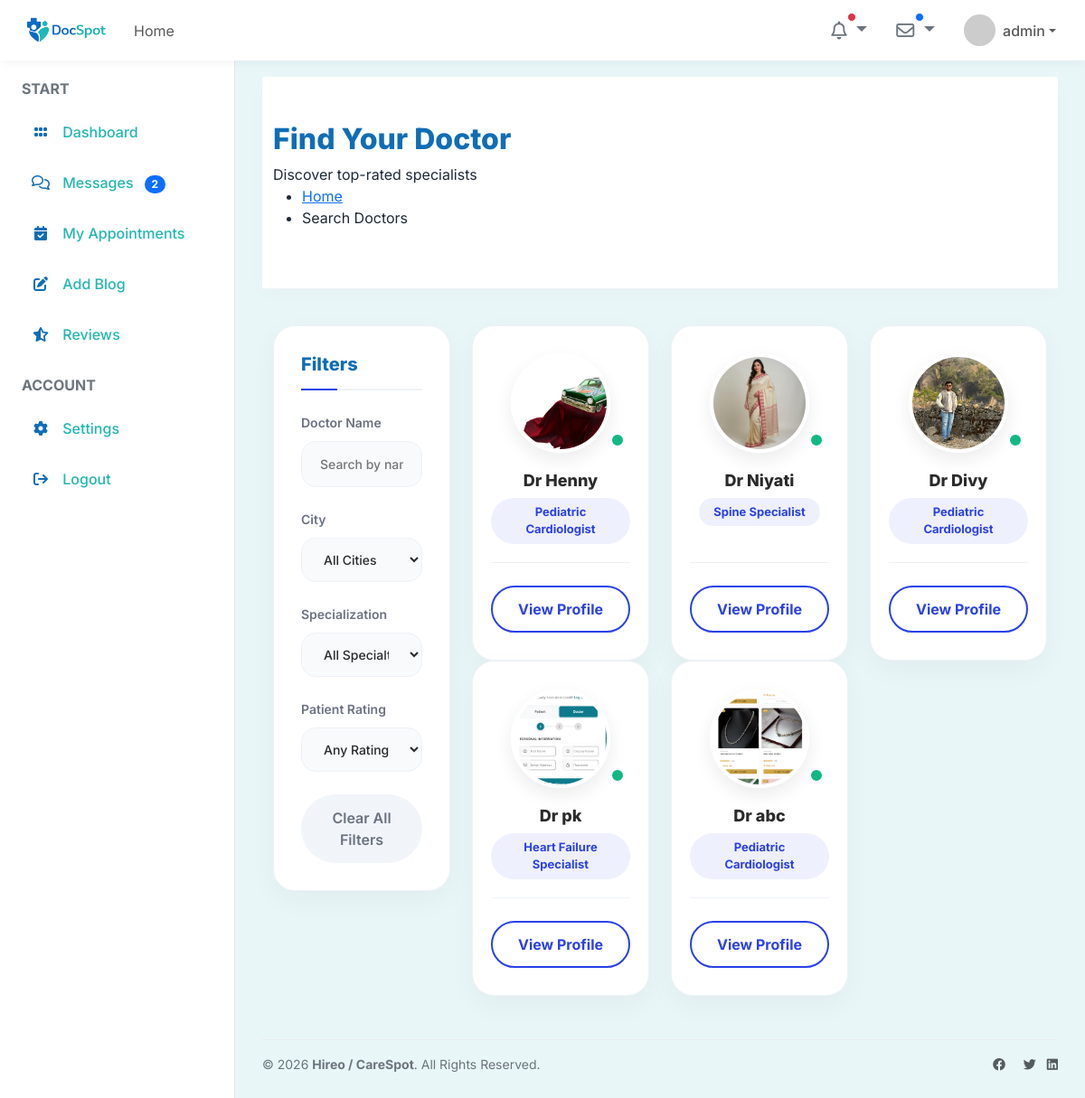
The app's page /doctorSearch/ (signed in) with its own data.
### user/models.py (models this page shows, shortened)
class tblDoctor(models.Model):
    doctorID=models.AutoField(primary_key=True)
    userID=models.ForeignKey(tblUser,on_delete=models.CASCADE)
    displayName=models.TextField(max_length=50)
    displayContact=models.TextField(max_length=15)
    bio=models.TextField(max_length=500)
    subcategoryID=models.ForeignKey(tblSubcategory,on_delete=models.CASCADE)
    displayAddress=models.TextField(max_length=100)
    mode=models.IntegerField(default=1)

class tblUser(models.Model):
    userID=models.AutoField(primary_key=True)
    userName=models.TextField(max_length=50)
    password=models.TextField(max_length=10)
    registrationDT=models.DateTimeField(auto_now_add=True)
    profilePic=models.ImageField(upload_to='images/')
    email=models.TextField(max_length=100)
    mobileNumber=models.TextField(max_length=15)
    cityID=models.ForeignKey(tblCity,on_delete=models.CASCADE)
    IsDoctor=models.BooleanField(default=False)

class tblSubcategory(models.Model):
    subcategoryID=models.AutoField(primary_key=True)
    subcategoryName=models.TextField(max_length=50)
    CategoryID=models.ForeignKey(tblCategory,on_delete=models.CASCADE)

### user/views.py (the view)
# urls.py: path('doctorSearch/',views.doctorSearch , name='doctorSearch'),
def doctorSearch(request):
    if 'user_id' not in request.session:
        return redirect('Login')
    query = request.POST.get('q', '') or request.GET.get('q', '')
    city_id = request.POST.get('city', '') or request.GET.get('city', '')
    subcategory_id = request.POST.get('subcategory', '') or request.GET.get('subcategory', '')
    rating_filter = request.POST.get('rating', '') or request.GET.get('rating', '')
    doctors = tblDoctor.objects.all()
    logged_in_user_id = request.session.get('user_id')
    if logged_in_user_id:
        logged_in_doctor = tblDoctor.objects.filter(userID=logged_in_user_id).first()
        if logged_in_doctor:
            doctors = doctors.exclude(doctorID=logged_in_doctor.doctorID)
    if query:
        doctors = doctors.filter(displayName__icontains=query)
    if city_id:
        doctors = doctors.filter(userID__cityID=city_id)
    if subcategory_id:
        doctors = doctors.filter(subcategoryID=subcategory_id)
    doctors = doctors.annotate(avg_rating=Avg('tblreview__rating'))
    if rating_filter:
        try:
            rating_val = float(rating_filter)
            doctors = doctors.filter(avg_rating__isnull=False, avg_rating__gte=rating_val)
        except ValueError:
            pass
    data = {
        'doctors': doctors,
        'query': query,
        'selected_city': city_id,
        'selected_cat': subcategory_id,
        'selected_rating': rating_filter,
        'cities': tblCity.objects.all(),
        'subcategories': tblSubcategory.objects.all()
    }
    return render(request, 'doctor_search.html', data)

### user/templates/doctor_search.html (shortened to what this page needs)
{% extends 'base.html' %} {% block title %}Search Doctors{% endblock %}
 {% block content %}
<div id="titlebar">
  <div class="container">
    <div class="row">
      <div class="col-md-12">
        <h2>Find Your Doctor</h2>
        <span>Discover top-rated specialists</span>
        <nav id="breadcrumbs" class="dark">
          <ul>
            <li><a href="{% url 'home' %}">Home</a></li>
            <li>Search Doctors</li>
          </ul>
        </nav>
      </div>
    </div>
  </div>
</div>
<div class="container margin-bottom-60">
  <div class="row">
    <div class="col-xl-3 col-lg-4">
      <div class="search-sidebar">
        <h3 class="filter-title">Filters</h3>
        <form method="POST" action="{% url 'doctorSearch' %}" id="search-filter-form">{% csrf_token %}
          <div class="filter-group">
            <label>Doctor Name</label>
            <input
              type="text"
              name="q"
              class="search-input-sidebar"
              placeholder="Search by name"
              value="{{ query }}"
            />
          </div>
          <div class="filter-group">
            <label>City</label>
            <select name="city" class="filter-select">
              <option value="">All Cities</option>
            </select>
          </div>
          <div class="filter-group">
            <label>Specialization</label>
            <select name="subcategory" class="filter-select">
              <option value="">All Specialties</option>
            </select>
          </div>
          <div class="filter-group">
            <label>Patient Rating</label>
            <select name="rating" class="filter-select">
              <option value="">Any Rating</option>
            </select>
          </div>
          <a href="{% url 'doctorSearch' %}" class="btn-clear-all margin-top-10">Clear All Filters</a>
        </form>
      </div>
    </div>
    <div class="col-xl-9 col-lg-8">
      <div class="row" id="doctor-list-container">
        {% if doctors %}
          {% for doc in doctors %}
          <div class="col-xl-4 col-md-6 margin-bottom-30">
            <div class="freelancer-box">
              <div class="freelancer-avatar">
                {% if doc.userID.profilePic %}
                <img src="{{ doc.userID.profilePic.url }}" />
                {% else %}
                <img src="/static/images/user-avatar-placeholder.png" onerror="this.src='/static/images/avatar.png';" />
                {% endif %}
                <div class="status-dot"></div>
              </div>
              <div class="freelancer-name">
                <h4>
                  <a href="{% url 'viewDoctorProfile' doc.doctorID %}">
                    {{ doc.displayName }}
                  </a>
                </h4>
                <span>{{ doc.subcategoryID.subcategoryName }}</span>
              </div>
              <div class="freelancer-footer">
                <a
                  href="{% url 'viewDoctorProfile' doc.doctorID %}"
                  class="btn-view-profile"
                >
                  View Profile
                </a>
              </div>
            </div>
          </div>
          {% endfor %}
        {% endif %}
      </div>
    </div>
  </div>
</div>
{% endblock %}

### user/templates/base.html (shortened to what this page needs)
{% load static %}
<!DOCTYPE html>
<html lang="en">
<head>
    <link href="{% static 'css/docspot-theme.css' %}" rel="stylesheet">
    <link href="https://cdn.jsdelivr.net/npm/bootstrap@5.3.0/dist/css/bootstrap.min.css" rel="stylesheet">
    <link href="https://cdnjs.cloudflare.com/ajax/libs/font-awesome/6.4.0/css/all.min.css" rel="stylesheet">
</head>
<body>
    <div id="wrapper">
        {% block header %}
        <header class="navbar navbar-expand-lg navbar-light top-navbar fixed-top w-100">
            <div class="container-fluid px-4">
                <a class="navbar-brand d-flex align-items-center" href="{% url 'doctorDashboard' %}">
                    <img src="/media/images/docSpotText.png" alt="" class="align center height-50" width="100">
                </a>
                <div class="collapse navbar-collapse justify-content-end" id="topNavbarContent">
                    <ul class="navbar-nav me-auto mb-2 mb-lg-0">
                        <li class="nav-item">
                            <a class="nav-link {% block nav_home %}{% endblock %}" aria-current="page" href="{% url 'home' %}">Home</a>
                        </li>
                    </ul>
                    <ul class="navbar-nav align-items-center">
                        <li class="nav-item dropdown me-3 position-relative">
                            <a class="nav-link fs-5 text-secondary dropdown-toggle" href="#" id="navbarDropdown1" role="button" data-bs-toggle="dropdown" aria-expanded="false">
                                <i class="fa-regular fa-bell"></i>
                                <span class="position-absolute top-10 start-75 translate-middle p-1 bg-danger border border-light rounded-circle">
                                </span>
                            </a>
                        </li>
                        <li class="nav-item dropdown me-3 position-relative">
                            <a class="nav-link fs-5 text-secondary dropdown-toggle" href="#" id="navbarDropdown2" role="button" data-bs-toggle="dropdown" aria-expanded="false">
                                <i class="fa-regular fa-envelope"></i>
                                <span class="position-absolute top-10 start-75 translate-middle p-1 bg-primary border border-light rounded-circle">
                                </span>
                            </a>
                        </li>
                        <li class="nav-item dropdown">
                            <a class="nav-link dropdown-toggle d-flex align-items-center" href="#" id="profileDropdown" role="button" data-bs-toggle="dropdown" aria-expanded="false">
                                <img src="{{request.session.profilePic|default:'https://ui-avatars.com/api/?name=Doctor&background=0D8ABC&color=fff'}}" alt="Profile" class="rounded-circle me-2" width="35" height="35">
                                <span class="fw-medium">{{ request.session.displayName|default:"Doctor" }}</span>
                            </a>
                        </li>
                    </ul>
                </div>
            </div>
        </header>
        {% endblock %}
        {% block layout %}
        <div class="dashboard-container">
            {% block sidebar %}
            <nav id="sidebarMenu" class="sidebar collapse d-md-block">
                <div class="position-sticky">
                    <ul class="nav flex-column mt-3">
                        <li class="nav-item mb-2 px-4 text-uppercase fs-7 fw-bold text-secondary">Start</li>
                        <li class="nav-item">
                            <a class="nav-link {% block sidebar_nav_dashboard %}{% endblock %}" href="{% url 'doctorDashboard' %}">
                                <i class="fa-solid fa-grip"></i> Dashboard
                            </a>
                        </li>
                        <li class="nav-item">
                            <a class="nav-link {% block sidebar_nav_messages %}{% endblock %}" href="{% url 'doctorMessages' %}">
                                <i class="fa-regular fa-comments"></i> Messages <span class="badge bg-primary ms-2 rounded-pill">2</span>
                            </a>
                        </li>
                        <li class="nav-item">
                            <a class="nav-link {% block sidebar_nav_appointments %}{% endblock %}" href="{% url 'doctorAppointments' %}">
                                <i class="fa-solid fa-calendar-check"></i> My Appointments
                            </a>
                        </li>
                        <li class="nav-item">
                            <a class="nav-link {% block sidebar_nav_profile %}{% endblock %}" href="{% url 'doctorPostAdd' %}">
                                <i class="fa-solid fa-pen-to-square"></i> Add Blog
                            </a>
                        </li>
                        <li class="nav-item">
                            <a class="nav-link {% block sidebar_nav_reviews %}{% endblock %}" href="{% url 'doctorReviews' %}">
                                <i class="fa-solid fa-star-half-stroke"></i> Reviews
                            </a>
                        </li>
                        <li class="nav-item mt-3 mb-2 px-4 text-uppercase fs-7 fw-bold text-secondary">Account</li>
                        <li class="nav-item">
                            <a class="nav-link {% block sidebar_nav_settings %}{% endblock %}" href="{% url 'doctorUpdateProfile' %}">
                                <i class="fa-solid fa-gear"></i> Settings
                            </a>
                        </li>
                        <li class="nav-item">
                            <a class="nav-link text-danger" href="{% url 'logout' %}">
                                <i class="fa-solid fa-arrow-right-from-bracket"></i> Logout
                            </a>
                        </li>
                    </ul>
                </div>
            </nav>
            {% endblock %}
            <main class="main-content">
                {% block content %}
                {% endblock %}
                {% block footer %}
                <footer class="dashboard-footer d-flex justify-content-between align-items-center flex-wrap pt-3 mt-5">
                    <p class="mb-0 small">&copy; 2026 <strong>Hireo / CareSpot</strong>. All Rights Reserved.</p>
                    <ul class="list-inline mb-0 small">
                        <li class="list-inline-item"><a href="#" class="text-decoration-none text-muted"><i class="fa-brands fa-facebook"></i></a></li>
                        <li class="list-inline-item mx-2"><a href="#" class="text-decoration-none text-muted"><i class="fa-brands fa-twitter"></i></a></li>
                        <li class="list-inline-item"><a href="#" class="text-decoration-none text-muted"><i class="fa-brands fa-linkedin"></i></a></li>
                    </ul>
                </footer>
                {% endblock %}
            </main>
        </div>
        {% endblock %}
    </div>
</body>
</html>

### user/static/css/docspot-theme.css (style rules this page uses)
:root { --primary-color: #0F6DB6; --primary-dark: #0A5FA1; --secondary-color: #23B6B3; --accent-color: #3ED1C8; --background-color: #F4FAFB; --card-color: #FFFFFF; --text-color: #1E2A38; }
body { background-color: var(--background-color) !important; color: var(--text-color) !important; }
h1, h2, h3, h4, h5, h6, .h1, .h2, .h3, .h4, .h5, .h6 { color: #0F6DB6 !important; }
.top-navbar, .navbar { background-color: var(--card-color) !important; }
.sidebar { background-color: var(--card-color) !important; }
a { color: var(--primary-color); }
.sidebar .nav-link, .dashboard-nav ul li a { color: #23B6B3 !important; background-color: transparent !important; transition: all 0.3s ease; }
.sidebar .nav-link i, .dashboard-nav ul li a i { color: #0F6DB6 !important; transition: all 0.3s ease; }
.text-secondary, .text-success { color: var(--secondary-color) !important; }
.bg-primary { background-color: var(--primary-color) !important; }
.main-content, .dashboard-content-container, .dashboard-content-inner { background-color: rgba(35, 182, 179, 0.05) !important; }

### user/templates/base.html (style rules this page uses)
:root { --bg-light: var(--background-color, #F4FAFB); --sidebar-width: 260px; }
body { font-family: 'Inter', sans-serif; background-color: var(--bg-light); overflow-x: hidden; }
.top-navbar { background-color: #ffffff; box-shadow: 0 2px 10px rgba(0,0,0,0.05); z-index: 1030; }
.navbar-brand { font-weight: 700; color: var(--primary-color) !important; font-size: 1.4rem; }
.sidebar { position: fixed; top: 0; bottom: 0; left: 0; z-index: 100; padding: 70px 0 0; box-shadow: inset -1px 0 0 rgba(0, 0, 0, .1); width: var(--sidebar-width); transition: all 0.3s; background: #fff; }
.sidebar .nav-link { font-weight: 500; padding: 12px 20px; margin: 4px 15px; border-radius: 8px; color: #333; }
.sidebar .nav-link i { margin-right: 10px; width: 20px; text-align: center; }
.main-content { margin-left: var(--sidebar-width); padding: 85px 30px 30px; min-height: 100vh; display: flex; flex-direction: column; }
.dashboard-footer { margin-top: auto; padding-top: 20px; border-top: 1px solid #e9ecef; color: #6c757d; }

### records on screen
tblDoctor: userID.profilePic (picture), displayName "Dr Henny", subcategoryID.subcategoryName "Pediatric Cardiologist"
tblDoctor: userID.profilePic (picture), displayName "Dr Niyati", subcategoryID.subcategoryName "Spine Specialist"
tblDoctor: userID.profilePic (picture), displayName "Dr Divy", subcategoryID.subcategoryName "Pediatric Cardiologist"
tblDoctor: userID.profilePic (picture), displayName "Dr pk", subcategoryID.subcategoryName "Heart Failure Specialist"
tblDoctor: userID.profilePic (picture), displayName "Dr abc", subcategoryID.subcategoryName "Pediatric Cardiologist"

### other values on screen
{{ request.session.displayName|default:"Doctor" }} "admin"
